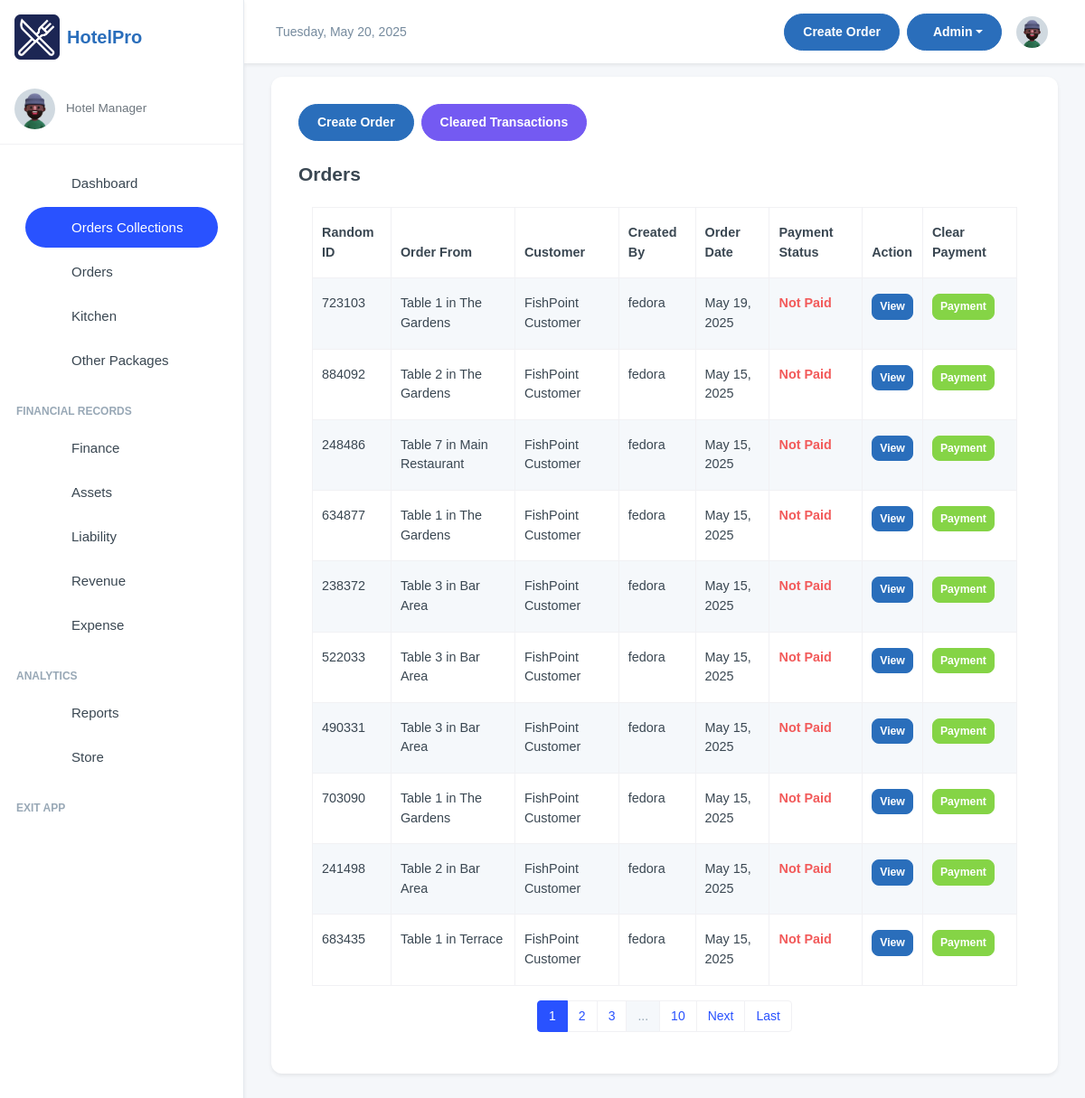
The page /manager/orders_transactions/ (signed in) on the database as committed earlier.
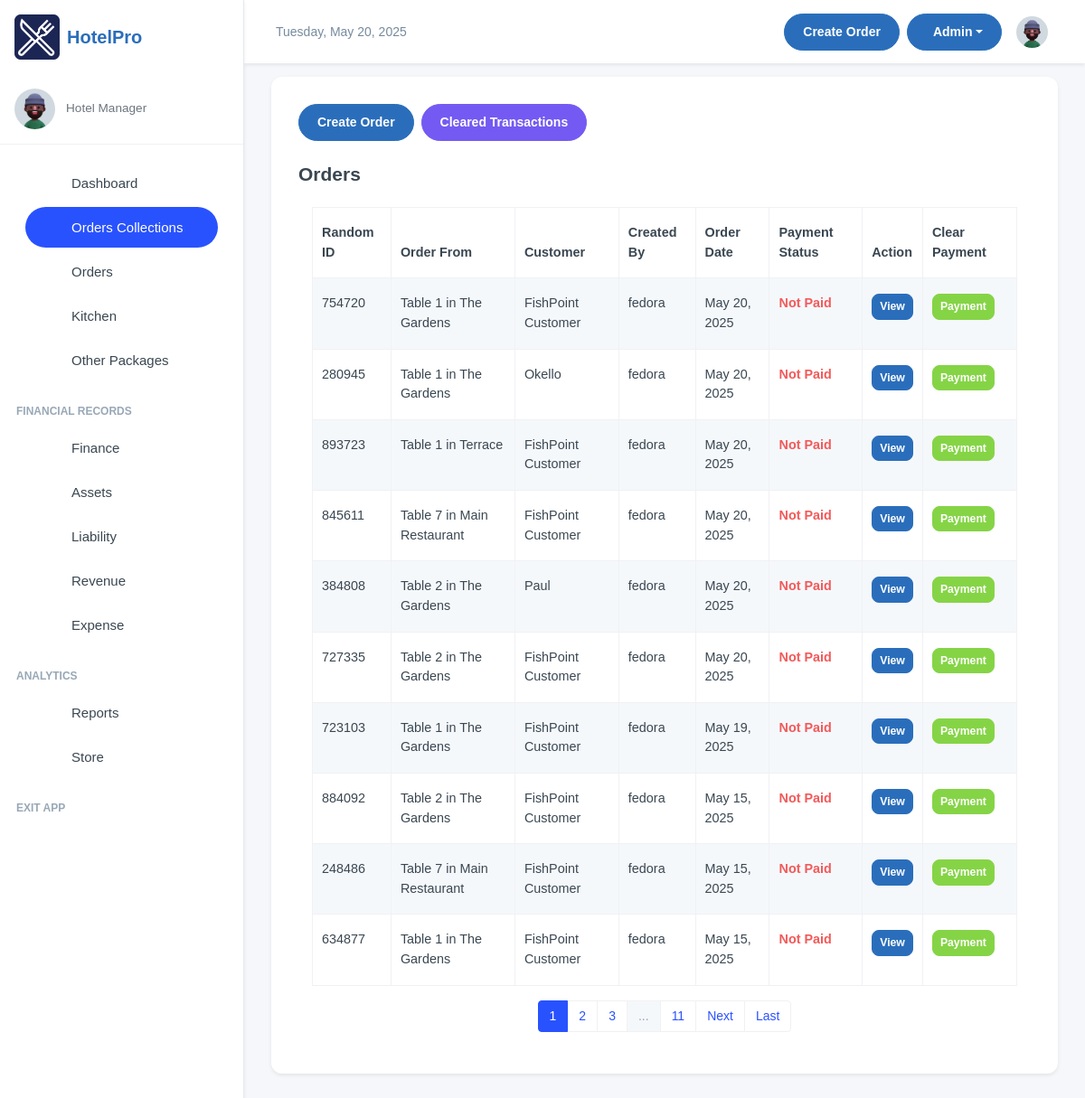
The same page on the database as committed later.
### inventory/models.py (models this page shows, shortened)
class OrderTransaction(models.Model):
    pay_mode = (
        ("NO PAYMENT", "NO PAYMENT"),
        ("CASH", "CASH"),
        ("MOMO PAY", "MOMO PAY"),
        ("AIRTEL PAY", "AIRTEL PAY"),
        ("BANK CARD", "BANK CARD"),
    )
    random_id = models.CharField(max_length=6, unique=True, editable=False, default=generate_random_id)
    customer_name = models.CharField(max_length=255, blank=True, null=True, default="FishPoint Customer")
    dining_area = models.ForeignKey(DiningArea, on_delete=models.SET_NULL, null=True, blank=True)
    table = models.ForeignKey(Table, on_delete=models.SET_NULL, null=True, blank=True )
    special_notes = models.TextField(default="Null")
    created = models.DateField(auto_now_add=True, blank=True, null=True)
    payment_mode = models.CharField(default="NO PAYMENT", max_length=50, choices=pay_mode)
    transaction_id = models.CharField(blank=True, null=True, max_length=100)
    created_by = models.ForeignKey(User, on_delete=models.SET_NULL, null=True, blank=True)
    updated = models.DateField(auto_now=True, blank=True, null=True)
    class Meta:
        ordering = ['-created']

class Table(models.Model):
    table_number = models.IntegerField()
    dining_area = models.ForeignKey(DiningArea, on_delete=models.CASCADE, related_name='tables')
    capacity = models.IntegerField()  # Number of seats at the table
    is_available = models.BooleanField(default=True)
    def __str__(self):
        return f"Table {self.table_number} in {self.dining_area.name}"

class DiningArea(models.Model):
    name = models.CharField(max_length=255)
    description = models.TextField(blank=True, null=True)

### inventory/views.py (the view)
# urls.py: path('orders_transactions/', views.orderTransactions, name='order_transactions'),
@login_required(login_url="/user/login/")
def orderTransactions(request):
    orders_list = OrderTransaction.objects.using('default').filter(payment_mode="NO PAYMENT").order_by('-updated', '-id')
    paginator = Paginator(orders_list, 10)
    page_number = request.GET.get('page')
    orders_list = paginator.get_page(page_number)
    return render(request, "ordertransactions.html", {"orders_list":orders_list})

### inventory/templates/ordertransactions.html (shortened to what this page needs)
{% extends 'base.html' %}
{% block content %}
<div class="card">
    <div class="card-body">
        <div class="d-flex flex-wrap justify-content-between align-items-center mb-4">
            <div class="d-flex flex-wrap gap-2 mb-3 mb-md-0">
                <a href="/manager/add-order/" class="btn btn-primary">
                     Create Order
                </a>
                <a href="/manager/cleared_transactions/" class="btn btn-info">
                     Cleared Transactions
                </a>
            </div>
        </div>
        <h4 class="fw-semibold mb-2">Orders</h4>
        <div class="container mt-2">
            <table class="table table-striped table-bordered">
                <thead class="bg-dark text-light">
                    <tr>
                        <th>Random ID</th>
                        <th>Order From</th>
                        <th>Customer</th>
                        <th>Created By</th>
                        <th>Order Date</th>
                        <th>Payment Status</th>
                        <th>Action</th>
                        <th>Clear Payment</th>
                    </tr>
                </thead>
                <tbody>
                    {% for order in orders_list %}
                    {% if order.payment_mode == "NO PAYMENT" %}
                    <tr>
                        <td>{{ order.random_id }}</td>
                        <td>{{ order.table }}</td>
                        <td>{{ order.customer_name }}</td>
                        <td>{{ order.created_by }}</td>
                        <td>{{ order.created }}</td>
                        <td class="text-danger fw-semibold">Not Paid</td>
                        <td>
                            <a href="/manager/orders_transactions/{{ order.id }}"
                                class="btn btn-primary btn-sm">View</a>
                        </td>
                        <td>
                            <button class="btn btn-success btn-sm" data-toggle="modal" data-target="#paymentModal"
                                data-order-id="{{ order.id }}" data-random-id="{{ order.random_id }}">
                                Payment
                            </button>
                        </td>
                    </tr>
                    {% endif %}
                    {% endfor %}
                </tbody>
            </table>
            {% if orders_list.paginator.num_pages > 1 %}
            <nav aria-label="Page navigation">
                <ul class="pagination justify-content-center">
                    {% for page_num in orders_list.paginator.page_range %}
                    {% if page_num >= orders_list.number|add:'-2' and page_num <= orders_list.number|add:'2' %} <li
                        class="page-item {% if page_num == orders_list.number %}active{% endif %}">
                        <a class="page-link" href="?page={{ page_num }}">{{ page_num }}</a>
                        </li>
                        {% elif page_num == 1 or page_num == orders_list.paginator.num_pages %}
                        <li class="page-item">
                            <a class="page-link" href="?page={{ page_num }}">{{ page_num }}</a>
                        </li>
                        {% elif page_num == orders_list.number|add:'-3' or page_num == orders_list.number|add:'3' %}
                        <li class="page-item disabled"><span class="page-link">...</span></li>
                        {% endif %}
                        {% endfor %}
                        {% if orders_list.has_next %}
                        <li class="page-item">
                            <a class="page-link" href="?page={{ orders_list.next_page_number }}">Next</a>
                        </li>
                        <li class="page-item">
                            <a class="page-link" href="?page={{ orders_list.paginator.num_pages }}">Last</a>
                        </li>
                        {% endif %}
                </ul>
            </nav>
            {% endif %}
        </div>
    </div>
</div>
{% endblock content %}

Rows that differ between the two databases and show on the page:
no longer on this page (row unchanged): OrderTransaction: random_id "238372", table "Table 3 in Bar Area", customer_name "FishPoint Customer", created_by "fedora", created "May 15, 2025"
no longer on this page (row unchanged): OrderTransaction: random_id "522033", table "Table 3 in Bar Area", customer_name "FishPoint Customer", created_by "fedora", created "May 15, 2025"
no longer on this page (row unchanged): OrderTransaction: random_id "490331", table "Table 3 in Bar Area", customer_name "FishPoint Customer", created_by "fedora", created "May 15, 2025"
no longer on this page (row unchanged): OrderTransaction: random_id "703090", table "Table 1 in The Gardens", customer_name "FishPoint Customer", created_by "fedora", created "May 15, 2025"
no longer on this page (row unchanged): OrderTransaction: random_id "241498", table "Table 2 in Bar Area", customer_name "FishPoint Customer", created_by "fedora", created "May 15, 2025"
no longer on this page (row unchanged): OrderTransaction: random_id "683435", table "Table 1 in Terrace", customer_name "FishPoint Customer", created_by "fedora", created "May 15, 2025"
added OrderTransaction: random_id "754720", table "Table 1 in The Gardens", customer_name "FishPoint Customer", created_by "fedora", created "May 20, 2025"
added OrderTransaction: random_id "280945", table "Table 1 in The Gardens", customer_name "Okello", created_by "fedora", created "May 20, 2025"
added OrderTransaction: random_id "893723", table "Table 1 in Terrace", customer_name "FishPoint Customer", created_by "fedora", created "May 20, 2025"
added OrderTransaction: random_id "845611", table "Table 7 in Main Restaurant", customer_name "FishPoint Customer", created_by "fedora", created "May 20, 2025"
added OrderTransaction: random_id "384808", table "Table 2 in The Gardens", customer_name "Paul", created_by "fedora", created "May 20, 2025"
added OrderTransaction: random_id "727335", table "Table 2 in The Gardens", customer_name "FishPoint Customer", created_by "fedora", created "May 20, 2025"
Other text that changed with them:
new list line: "11"
list line gone: "10"
